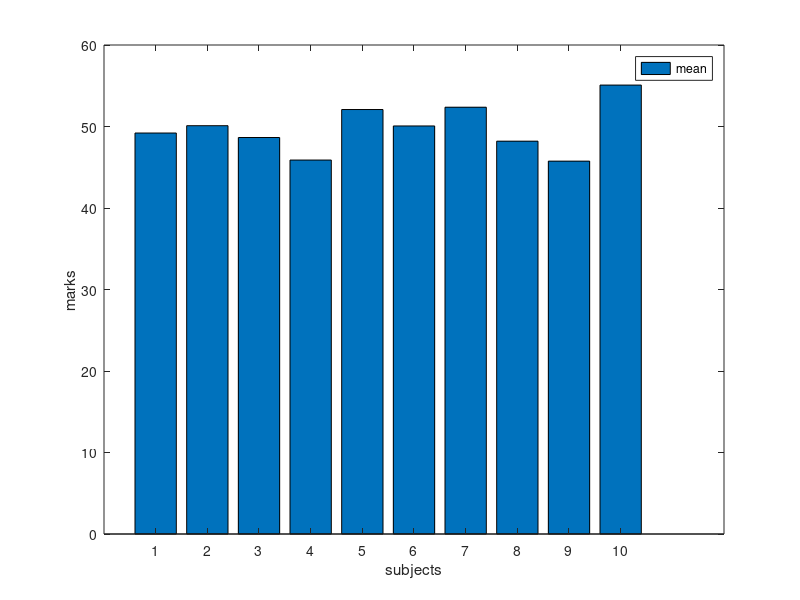
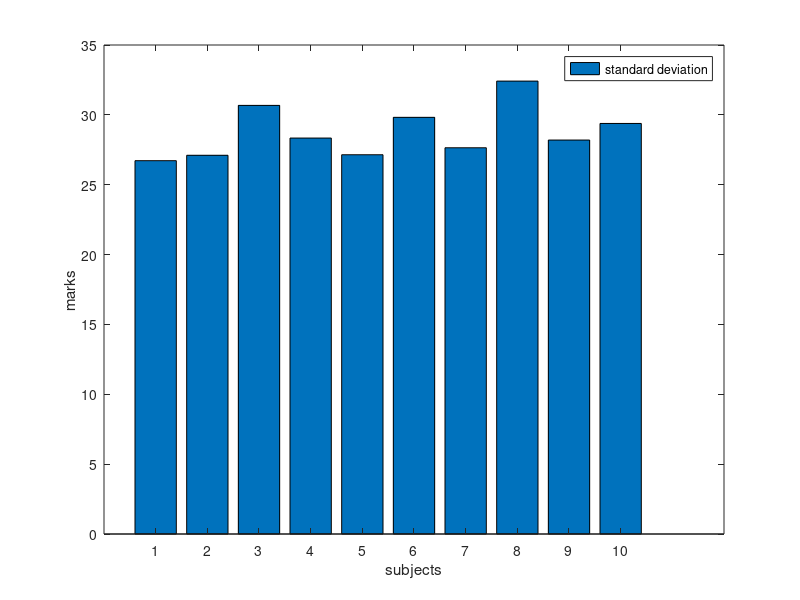
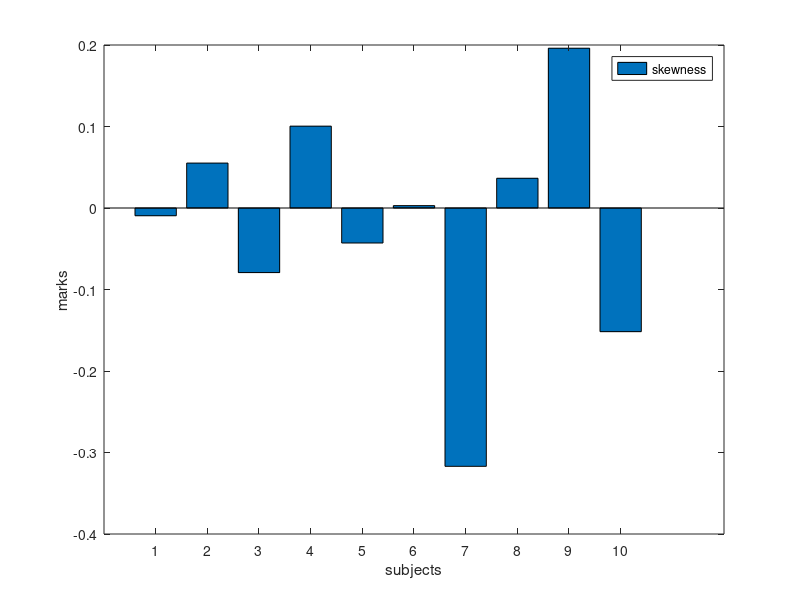
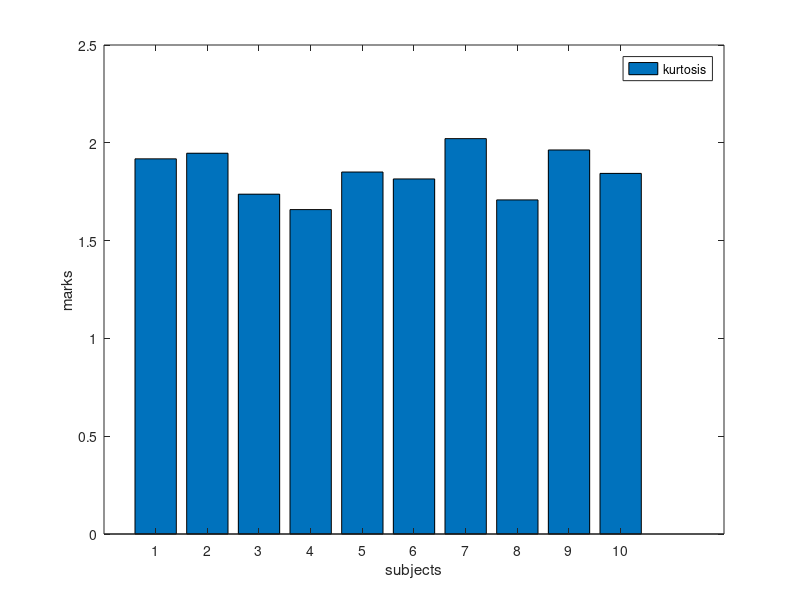

Source code (MATLAB) for these figures, in order:
X=round(100*rand(60,10));


a=mean(X);
figure(1);
bar(a);
xlabel('subjects');
ylabel('marks');
legend('mean');

s=std(X);
figure(2);
bar(s);
xlabel('subjects');
ylabel('marks');
legend('standard deviation');

s=skewness(X); % first study skewness
figure(3);
bar(s);
xlabel('subjects');
ylabel('marks');
legend('skewness');

s=kurtosis(X); % first study kurtosis
figure(4);
bar(s);
xlabel('subjects');
ylabel('marks');
legend('kurtosis');